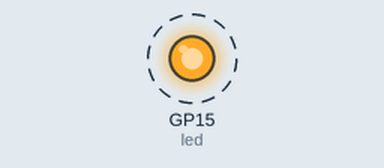
The program below on a simulated Raspberry Pi Pico running CircuitPython. Shown: output pins drawn as LEDs (lit = HIGH). Dashed ring = blinking.

Above: at 0.2 s.
Timing chart, 0 to 3.0 s (numbered marks = the images above):
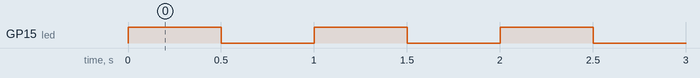

The program:

code.py
```python
import time
import board
import digitalio

# Set up the LED on GP15
led = digitalio.DigitalInOut(board.GP15)
led.direction = digitalio.Direction.OUTPUT

while True:
    led.value = True   # Turn on
    time.sleep(0.5)

    led.value = False  # Turn off
    time.sleep(0.5)
```

Measured:
- by itself, GP15 (led): alternates HIGH for 0.50 s and LOW for 0.50 s
